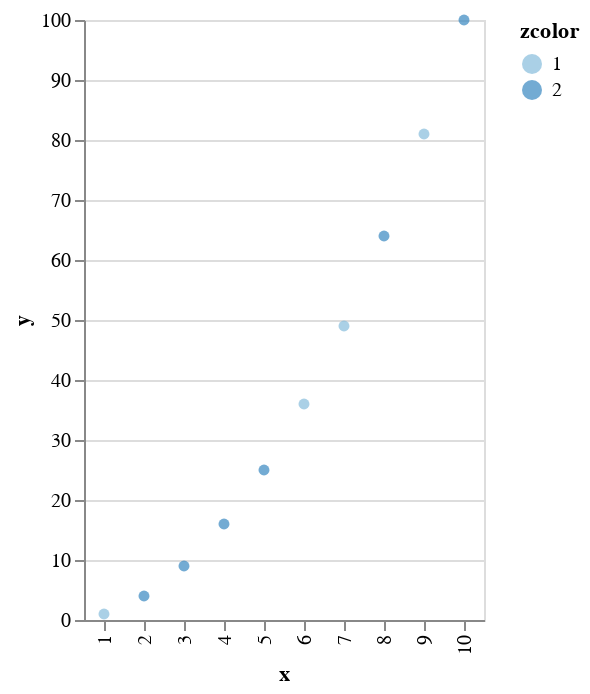

Notebook source saved alongside this figure:
### Markdown cell above
## Scatterplot

### Code cell
x = collect(1:10)
y = float(x.^2)
p = scatterplot(x,y,zcolor=rand(1:2,10),zcolor_type="ordinal")

### Figure 1 — Vega-Lite specification as saved in the notebook (floating-point values rounded to 4 significant figures)
{"data": {"values": [{"x": 1, "y": 1, "zcolor": 1}, {"x": 2, "y": 4, "zcolor": 2}, {"x": 3, "y": 9, "zcolor": 2}, {"x": 4, "y": 16, "zcolor": 2}, {"x": 5, "y": 25, "zcolor": 2}, {"x": 6, "y": 36, "zcolor": 1}, {"x": 7, "y": 49, "zcolor": 1}, {"x": 8, "y": 64, "zcolor": 2}, {"x": 9, "y": 81, "zcolor": 1}, {"x": 10, "y": 100, "zcolor": 2}]}, "encoding": {"color": {"field": "zcolor", "type": "ordinal"}, "x": {"field": "x", "type": "ordinal"}, "y": {"field": "y", "type": "quantitative"}}, "mark": {"type": "circle"}}
